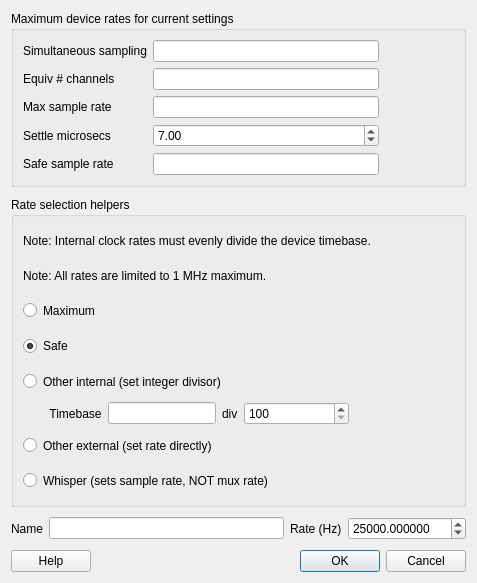
<?xml version="1.0" encoding="UTF-8"?>
<ui version="4.0">
 <class>NISourceDlg</class>
 <widget class="QDialog" name="NISourceDlg">
  <property name="geometry">
   <rect>
    <x>0</x>
    <y>0</y>
    <width>477</width>
    <height>583</height>
   </rect>
  </property>
  <property name="sizePolicy">
   <sizepolicy hsizetype="Expanding" vsizetype="Fixed">
    <horstretch>0</horstretch>
    <verstretch>0</verstretch>
   </sizepolicy>
  </property>
  <property name="windowTitle">
   <string>Add New Clock Source and Rate</string>
  </property>
  <layout class="QGridLayout" name="gridLayout_3">
   <property name="sizeConstraint">
    <enum>QLayout::SizeConstraint::SetMinimumSize</enum>
   </property>
   <property name="verticalSpacing">
    <number>10</number>
   </property>
   <item row="2" column="0">
    <layout class="QHBoxLayout" name="horizontalLayout" stretch="0,2,0,1">
     <property name="spacing">
      <number>6</number>
     </property>
     <item>
      <widget class="QLabel" name="label">
       <property name="text">
        <string>Name</string>
       </property>
      </widget>
     </item>
     <item>
      <widget class="QLineEdit" name="nameLE">
       <property name="minimumSize">
        <size>
         <width>0</width>
         <height>22</height>
        </size>
       </property>
       <property name="text">
        <string/>
       </property>
      </widget>
     </item>
     <item>
      <widget class="QLabel" name="label_2">
       <property name="text">
        <string>Rate (Hz)</string>
       </property>
      </widget>
     </item>
     <item>
      <widget class="QDoubleSpinBox" name="rateSB">
       <property name="sizePolicy">
        <sizepolicy hsizetype="MinimumExpanding" vsizetype="Fixed">
         <horstretch>0</horstretch>
         <verstretch>0</verstretch>
        </sizepolicy>
       </property>
       <property name="minimumSize">
        <size>
         <width>0</width>
         <height>22</height>
        </size>
       </property>
       <property name="correctionMode">
        <enum>QAbstractSpinBox::CorrectionMode::CorrectToNearestValue</enum>
       </property>
       <property name="decimals">
        <number>6</number>
       </property>
       <property name="minimum">
        <double>100.000000000000000</double>
       </property>
       <property name="maximum">
        <double>1000000.000000000000000</double>
       </property>
       <property name="singleStep">
        <double>1000.000000000000000</double>
       </property>
       <property name="value">
        <double>25000.000000000000000</double>
       </property>
      </widget>
     </item>
    </layout>
   </item>
   <item row="3" column="0">
    <layout class="QHBoxLayout" name="horizontalLayout_2">
     <item>
      <widget class="QPushButton" name="helpBut">
       <property name="text">
        <string>Help</string>
       </property>
      </widget>
     </item>
     <item>
      <spacer name="horizontalSpacer">
       <property name="orientation">
        <enum>Qt::Orientation::Horizontal</enum>
       </property>
       <property name="sizeHint" stdset="0">
        <size>
         <width>60</width>
         <height>20</height>
        </size>
       </property>
      </spacer>
     </item>
     <item>
      <widget class="QDialogButtonBox" name="buttonBox">
       <property name="focusPolicy">
        <enum>Qt::FocusPolicy::StrongFocus</enum>
       </property>
       <property name="orientation">
        <enum>Qt::Orientation::Horizontal</enum>
       </property>
       <property name="standardButtons">
        <set>QDialogButtonBox::StandardButton::Cancel|QDialogButtonBox::StandardButton::Ok</set>
       </property>
      </widget>
     </item>
    </layout>
   </item>
   <item row="0" column="0">
    <widget class="QGroupBox" name="groupBox">
     <property name="sizePolicy">
      <sizepolicy hsizetype="MinimumExpanding" vsizetype="Fixed">
       <horstretch>0</horstretch>
       <verstretch>0</verstretch>
      </sizepolicy>
     </property>
     <property name="title">
      <string>Maximum device rates for current settings</string>
     </property>
     <layout class="QGridLayout" name="gridLayout" columnstretch="0,3,1">
      <property name="sizeConstraint">
       <enum>QLayout::SizeConstraint::SetMinimumSize</enum>
      </property>
      <property name="verticalSpacing">
       <number>6</number>
      </property>
      <item row="4" column="1">
       <widget class="QLineEdit" name="maxrateLE">
        <property name="sizePolicy">
         <sizepolicy hsizetype="Expanding" vsizetype="Fixed">
          <horstretch>0</horstretch>
          <verstretch>0</verstretch>
         </sizepolicy>
        </property>
        <property name="focusPolicy">
         <enum>Qt::FocusPolicy::NoFocus</enum>
        </property>
        <property name="readOnly">
         <bool>true</bool>
        </property>
       </widget>
      </item>
      <item row="2" column="1">
       <widget class="QLineEdit" name="nchanLE">
        <property name="sizePolicy">
         <sizepolicy hsizetype="Expanding" vsizetype="Fixed">
          <horstretch>0</horstretch>
          <verstretch>0</verstretch>
         </sizepolicy>
        </property>
        <property name="focusPolicy">
         <enum>Qt::FocusPolicy::NoFocus</enum>
        </property>
        <property name="readOnly">
         <bool>true</bool>
        </property>
       </widget>
      </item>
      <item row="6" column="1">
       <widget class="QLineEdit" name="saferateLE">
        <property name="sizePolicy">
         <sizepolicy hsizetype="Expanding" vsizetype="Fixed">
          <horstretch>0</horstretch>
          <verstretch>0</verstretch>
         </sizepolicy>
        </property>
        <property name="focusPolicy">
         <enum>Qt::FocusPolicy::NoFocus</enum>
        </property>
        <property name="readOnly">
         <bool>true</bool>
        </property>
       </widget>
      </item>
      <item row="2" column="2">
       <spacer name="horizontalSpacer_2">
        <property name="orientation">
         <enum>Qt::Orientation::Horizontal</enum>
        </property>
        <property name="sizeHint" stdset="0">
         <size>
          <width>40</width>
          <height>20</height>
         </size>
        </property>
       </spacer>
      </item>
      <item row="6" column="0">
       <widget class="QLabel" name="label_7">
        <property name="text">
         <string>Safe sample rate</string>
        </property>
       </widget>
      </item>
      <item row="1" column="1">
       <widget class="QLineEdit" name="simsamLE">
        <property name="sizePolicy">
         <sizepolicy hsizetype="Expanding" vsizetype="Fixed">
          <horstretch>0</horstretch>
          <verstretch>0</verstretch>
         </sizepolicy>
        </property>
        <property name="focusPolicy">
         <enum>Qt::FocusPolicy::NoFocus</enum>
        </property>
        <property name="readOnly">
         <bool>true</bool>
        </property>
       </widget>
      </item>
      <item row="4" column="0">
       <widget class="QLabel" name="label_6">
        <property name="text">
         <string>Max sample rate</string>
        </property>
       </widget>
      </item>
      <item row="1" column="0">
       <widget class="QLabel" name="label_5">
        <property name="text">
         <string>Simultaneous sampling</string>
        </property>
       </widget>
      </item>
      <item row="2" column="0">
       <widget class="QLabel" name="label_4">
        <property name="text">
         <string>Equiv # channels</string>
        </property>
       </widget>
      </item>
      <item row="5" column="0">
       <widget class="QLabel" name="label_9">
        <property name="text">
         <string>Settle microsecs</string>
        </property>
       </widget>
      </item>
      <item row="5" column="1">
       <widget class="QDoubleSpinBox" name="settleSB">
        <property name="sizePolicy">
         <sizepolicy hsizetype="Expanding" vsizetype="Fixed">
          <horstretch>0</horstretch>
          <verstretch>0</verstretch>
         </sizepolicy>
        </property>
        <property name="maximum">
         <double>100.000000000000000</double>
        </property>
        <property name="singleStep">
         <double>0.100000000000000</double>
        </property>
        <property name="value">
         <double>7.000000000000000</double>
        </property>
       </widget>
      </item>
     </layout>
    </widget>
   </item>
   <item row="1" column="0">
    <widget class="QGroupBox" name="groupBox_2">
     <property name="title">
      <string>Rate selection helpers</string>
     </property>
     <layout class="QGridLayout" name="gridLayout_2">
      <property name="sizeConstraint">
       <enum>QLayout::SizeConstraint::SetMinimumSize</enum>
      </property>
      <property name="verticalSpacing">
       <number>6</number>
      </property>
      <item row="1" column="0">
       <widget class="QLabel" name="label_8">
        <property name="sizePolicy">
         <sizepolicy hsizetype="Preferred" vsizetype="Minimum">
          <horstretch>0</horstretch>
          <verstretch>0</verstretch>
         </sizepolicy>
        </property>
        <property name="text">
         <string>Note: All rates are limited to 1 MHz maximum.</string>
        </property>
       </widget>
      </item>
      <item row="3" column="0">
       <widget class="QRadioButton" name="maxRadio">
        <property name="sizePolicy">
         <sizepolicy hsizetype="Minimum" vsizetype="Minimum">
          <horstretch>0</horstretch>
          <verstretch>0</verstretch>
         </sizepolicy>
        </property>
        <property name="text">
         <string>Maximum</string>
        </property>
       </widget>
      </item>
      <item row="4" column="0">
       <widget class="QRadioButton" name="safeRadio">
        <property name="sizePolicy">
         <sizepolicy hsizetype="Minimum" vsizetype="Minimum">
          <horstretch>0</horstretch>
          <verstretch>0</verstretch>
         </sizepolicy>
        </property>
        <property name="text">
         <string>Safe</string>
        </property>
        <property name="checked">
         <bool>true</bool>
        </property>
       </widget>
      </item>
      <item row="5" column="0">
       <widget class="QRadioButton" name="intRadio">
        <property name="sizePolicy">
         <sizepolicy hsizetype="Minimum" vsizetype="Minimum">
          <horstretch>0</horstretch>
          <verstretch>0</verstretch>
         </sizepolicy>
        </property>
        <property name="text">
         <string>Other internal (set integer divisor)</string>
        </property>
       </widget>
      </item>
      <item row="0" column="0">
       <widget class="QLabel" name="label_10">
        <property name="sizePolicy">
         <sizepolicy hsizetype="MinimumExpanding" vsizetype="Minimum">
          <horstretch>0</horstretch>
          <verstretch>0</verstretch>
         </sizepolicy>
        </property>
        <property name="text">
         <string>Note: Internal clock rates must evenly divide the device timebase.</string>
        </property>
       </widget>
      </item>
      <item row="6" column="0">
       <layout class="QHBoxLayout" name="horizontalLayout_3">
        <item>
         <widget class="QLabel" name="baseLbl">
          <property name="text">
           <string>        Timebase</string>
          </property>
         </widget>
        </item>
        <item>
         <widget class="QLineEdit" name="baseLE">
          <property name="minimumSize">
           <size>
            <width>0</width>
            <height>22</height>
           </size>
          </property>
          <property name="text">
           <string/>
          </property>
          <property name="readOnly">
           <bool>true</bool>
          </property>
         </widget>
        </item>
        <item>
         <widget class="QLabel" name="divLbl">
          <property name="text">
           <string>div</string>
          </property>
         </widget>
        </item>
        <item>
         <widget class="QSpinBox" name="divSB">
          <property name="sizePolicy">
           <sizepolicy hsizetype="MinimumExpanding" vsizetype="Fixed">
            <horstretch>0</horstretch>
            <verstretch>0</verstretch>
           </sizepolicy>
          </property>
          <property name="minimum">
           <number>100</number>
          </property>
          <property name="maximum">
           <number>1000000</number>
          </property>
          <property name="value">
           <number>100</number>
          </property>
         </widget>
        </item>
        <item>
         <spacer name="horizontalSpacer_3">
          <property name="orientation">
           <enum>Qt::Orientation::Horizontal</enum>
          </property>
          <property name="sizeHint" stdset="0">
           <size>
            <width>40</width>
            <height>20</height>
           </size>
          </property>
         </spacer>
        </item>
       </layout>
      </item>
      <item row="7" column="0">
       <widget class="QRadioButton" name="extRadio">
        <property name="sizePolicy">
         <sizepolicy hsizetype="Minimum" vsizetype="Minimum">
          <horstretch>0</horstretch>
          <verstretch>0</verstretch>
         </sizepolicy>
        </property>
        <property name="text">
         <string>Other external (set rate directly)</string>
        </property>
       </widget>
      </item>
      <item row="8" column="0">
       <widget class="QRadioButton" name="whisperRadio">
        <property name="sizePolicy">
         <sizepolicy hsizetype="Minimum" vsizetype="Minimum">
          <horstretch>0</horstretch>
          <verstretch>0</verstretch>
         </sizepolicy>
        </property>
        <property name="text">
         <string>Whisper (sets sample rate, NOT mux rate)</string>
        </property>
       </widget>
      </item>
     </layout>
    </widget>
   </item>
  </layout>
 </widget>
 <tabstops>
  <tabstop>maxRadio</tabstop>
  <tabstop>safeRadio</tabstop>
  <tabstop>intRadio</tabstop>
  <tabstop>baseLE</tabstop>
  <tabstop>divSB</tabstop>
  <tabstop>extRadio</tabstop>
  <tabstop>whisperRadio</tabstop>
  <tabstop>nameLE</tabstop>
  <tabstop>rateSB</tabstop>
  <tabstop>helpBut</tabstop>
  <tabstop>buttonBox</tabstop>
  <tabstop>settleSB</tabstop>
 </tabstops>
 <resources/>
 <connections>
  <connection>
   <sender>buttonBox</sender>
   <signal>accepted()</signal>
   <receiver>NISourceDlg</receiver>
   <slot>accept()</slot>
   <hints>
    <hint type="sourcelabel">
     <x>248</x>
     <y>254</y>
    </hint>
    <hint type="destinationlabel">
     <x>157</x>
     <y>274</y>
    </hint>
   </hints>
  </connection>
  <connection>
   <sender>buttonBox</sender>
   <signal>rejected()</signal>
   <receiver>NISourceDlg</receiver>
   <slot>reject()</slot>
   <hints>
    <hint type="sourcelabel">
     <x>316</x>
     <y>260</y>
    </hint>
    <hint type="destinationlabel">
     <x>286</x>
     <y>274</y>
    </hint>
   </hints>
  </connection>
 </connections>
</ui>
